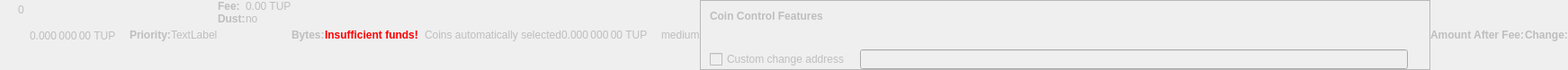
    <widget class="QWidget" name="dummyHideWidget" native="true">
     <property name="enabled">
      <bool>false</bool>
     </property>
     <property name="maximumSize">
      <size>
       <width>100</width>
       <height>22</height>
      </size>
     </property>
     <layout class="QHBoxLayout" name="dummyHideLayout">
      <property name="spacing">
       <number>0</number>
      </property>
      <property name="margin">
       <number>0</number>
      </property>
      <item>
       <layout class="QFormLayout" name="formLayoutCoinControl1">
        <property name="horizontalSpacing">
         <number>10</number>
        </property>
        <property name="verticalSpacing">
         <number>14</number>
        </property>
        <property name="leftMargin">
         <number>10</number>
        </property>
        <property name="topMargin">
         <number>4</number>
        </property>
        <property name="rightMargin">
         <number>6</number>
        </property>
        <item row="0" column="1">
         <widget class="QLabel" name="labelCoinControlBytes">
          <property name="cursor">
           <cursorShape>IBeamCursor</cursorShape>
          </property>
          <property name="contextMenuPolicy">
           <enum>Qt::ActionsContextMenu</enum>
          </property>
          <property name="text">
           <string notr="true">0</string>
          </property>
          <property name="textInteractionFlags">
           <set>Qt::LinksAccessibleByMouse|Qt::TextSelectableByKeyboard|Qt::TextSelectableByMouse</set>
          </property>
         </widget>
        </item>
       </layout>
      </item>
      <item>
       <widget class="QLabel" name="labelCoinControlAfterFee">
        <property name="enabled">
         <bool>false</bool>
        </property>
        <property name="sizePolicy">
         <sizepolicy hsizetype="Fixed" vsizetype="Fixed">
          <horstretch>0</horstretch>
          <verstretch>0</verstretch>
         </sizepolicy>
        </property>
        <property name="minimumSize">
         <size>
          <width>111</width>
          <height>12</height>
         </size>
        </property>
        <property name="maximumSize">
         <size>
          <width>111</width>
          <height>12</height>
         </size>
        </property>
        <property name="cursor">
         <cursorShape>IBeamCursor</cursorShape>
        </property>
        <property name="contextMenuPolicy">
         <enum>Qt::ActionsContextMenu</enum>
        </property>
        <property name="text">
         <string notr="true">0.000 000 00 TUP</string>
        </property>
        <property name="textInteractionFlags">
         <set>Qt::LinksAccessibleByMouse|Qt::TextSelectableByKeyboard|Qt::TextSelectableByMouse</set>
        </property>
       </widget>
      </item>
      <item>
       <widget class="QLabel" name="labelCoinControlPriorityText">
        <property name="enabled">
         <bool>false</bool>
        </property>
        <property name="font">
         <font>
          <weight>75</weight>
          <bold>true</bold>
         </font>
        </property>
        <property name="text">
         <string>Priority:</string>
        </property>
       </widget>
      </item>
      <item>
       <layout class="QHBoxLayout" name="horizontalLayout">
        <item>
         <widget class="QLabel" name="WarningLabel">
          <property name="text">
           <string>TextLabel</string>
          </property>
         </widget>
        </item>
       </layout>
      </item>
      <item>
       <layout class="QFormLayout" name="formLayoutCoinControl3">
        <property name="horizontalSpacing">
         <number>0</number>
        </property>
        <property name="verticalSpacing">
         <number>0</number>
        </property>
        <property name="leftMargin">
         <number>0</number>
        </property>
        <property name="topMargin">
         <number>0</number>
        </property>
        <property name="rightMargin">
         <number>0</number>
        </property>
        <item row="0" column="0">
         <widget class="QLabel" name="labelCoinControlFeeText">
          <property name="enabled">
           <bool>false</bool>
          </property>
          <property name="font">
           <font>
            <weight>75</weight>
            <bold>true</bold>
           </font>
          </property>
          <property name="text">
           <string>Fee:</string>
          </property>
          <property name="margin">
           <number>0</number>
          </property>
         </widget>
        </item>
        <item row="0" column="1">
         <widget class="QLabel" name="labelCoinControlFee">
          <property name="enabled">
           <bool>false</bool>
          </property>
          <property name="cursor">
           <cursorShape>IBeamCursor</cursorShape>
          </property>
          <property name="contextMenuPolicy">
           <enum>Qt::ActionsContextMenu</enum>
          </property>
          <property name="text">
           <string notr="true">0.00 TUP</string>
          </property>
          <property name="textInteractionFlags">
           <set>Qt::LinksAccessibleByMouse|Qt::TextSelectableByKeyboard|Qt::TextSelectableByMouse</set>
          </property>
         </widget>
        </item>
        <item row="1" column="0">
         <widget class="QLabel" name="labelCoinControlLowOutputText">
          <property name="enabled">
           <bool>false</bool>
          </property>
          <property name="font">
           <font>
            <weight>75</weight>
            <bold>true</bold>
           </font>
          </property>
          <property name="text">
           <string>Dust:</string>
          </property>
         </widget>
        </item>
        <item row="1" column="1">
         <widget class="QLabel" name="labelCoinControlLowOutput">
          <property name="enabled">
           <bool>false</bool>
          </property>
          <property name="cursor">
           <cursorShape>IBeamCursor</cursorShape>
          </property>
          <property name="contextMenuPolicy">
           <enum>Qt::ActionsContextMenu</enum>
          </property>
          <property name="text">
           <string>no</string>
          </property>
          <property name="textInteractionFlags">
           <set>Qt::LinksAccessibleByMouse|Qt::TextSelectableByKeyboard|Qt::TextSelectableByMouse</set>
          </property>
         </widget>
        </item>
       </layout>
      </item>
      <item>
       <widget class="QLabel" name="labelCoinControlBytesText">
        <property name="enabled">
         <bool>false</bool>
        </property>
        <property name="font">
         <font>
          <weight>75</weight>
          <bold>true</bold>
         </font>
        </property>
        <property name="text">
         <string>Bytes:</string>
        </property>
       </widget>
      </item>
      <item>
       <layout class="QFormLayout" name="formLayoutCoinControl2">
        <property name="horizontalSpacing">
         <number>0</number>
        </property>
        <property name="verticalSpacing">
         <number>0</number>
        </property>
        <property name="leftMargin">
         <number>0</number>
        </property>
        <property name="topMargin">
         <number>0</number>
        </property>
        <property name="rightMargin">
         <number>0</number>
        </property>
       </layout>
      </item>
      <item>
       <layout class="QHBoxLayout" name="horizontalLayoutCoinControl2">
        <property name="spacing">
         <number>0</number>
        </property>
        <property name="bottomMargin">
         <number>0</number>
        </property>
       </layout>
      </item>
      <item>
       <widget class="QLabel" name="labelCoinControlInsuffFunds">
        <property name="enabled">
         <bool>false</bool>
        </property>
        <property name="minimumSize">
         <size>
          <width>0</width>
          <height>0</height>
         </size>
        </property>
        <property name="font">
         <font>
          <weight>75</weight>
          <bold>true</bold>
         </font>
        </property>
        <property name="styleSheet">
         <string notr="true">color:red;font-weight:bold;</string>
        </property>
        <property name="text">
         <string>Insufficient funds!</string>
        </property>
        <property name="margin">
         <number>5</number>
        </property>
       </widget>
      </item>
      <item>
       <layout class="QFormLayout" name="formLayoutCoinControl4">
        <property name="horizontalSpacing">
         <number>0</number>
        </property>
        <property name="verticalSpacing">
         <number>0</number>
        </property>
        <property name="leftMargin">
         <number>0</number>
        </property>
        <property name="topMargin">
         <number>0</number>
        </property>
        <property name="rightMargin">
         <number>0</number>
        </property>
       </layout>
      </item>
      <item>
       <widget class="QLabel" name="labelCoinControlChangeLabel">
        <property name="enabled">
         <bool>false</bool>
        </property>
        <property name="sizePolicy">
         <sizepolicy hsizetype="Preferred" vsizetype="Expanding">
          <horstretch>0</horstretch>
          <verstretch>0</verstretch>
         </sizepolicy>
        </property>
        <property name="minimumSize">
         <size>
          <width>0</width>
          <height>0</height>
         </size>
        </property>
        <property name="text">
         <string/>
        </property>
        <property name="margin">
         <number>3</number>
        </property>
       </widget>
      </item>
      <item>
       <widget class="QLabel" name="labelCoinControlAutomaticallySelected">
        <property name="enabled">
         <bool>false</bool>
        </property>
        <property name="sizePolicy">
         <sizepolicy hsizetype="Fixed" vsizetype="Fixed">
          <horstretch>0</horstretch>
          <verstretch>0</verstretch>
         </sizepolicy>
        </property>
        <property name="minimumSize">
         <size>
          <width>0</width>
          <height>0</height>
         </size>
        </property>
        <property name="maximumSize">
         <size>
          <width>240</width>
          <height>16777215</height>
         </size>
        </property>
        <property name="text">
         <string>Coins automatically selected</string>
        </property>
        <property name="margin">
         <number>5</number>
        </property>
       </widget>
      </item>
      <item>
       <widget class="QLabel" name="labelCoinControlChange">
        <property name="enabled">
         <bool>false</bool>
        </property>
        <property name="sizePolicy">
         <sizepolicy hsizetype="Fixed" vsizetype="Fixed">
          <horstretch>0</horstretch>
          <verstretch>0</verstretch>
         </sizepolicy>
        </property>
        <property name="minimumSize">
         <size>
          <width>111</width>
          <height>0</height>
         </size>
        </property>
        <property name="maximumSize">
         <size>
          <width>111</width>
          <height>16777215</height>
         </size>
        </property>
        <property name="cursor">
         <cursorShape>IBeamCursor</cursorShape>
        </property>
        <property name="contextMenuPolicy">
         <enum>Qt::ActionsContextMenu</enum>
        </property>
        <property name="text">
         <string notr="true">0.000 000 00 TUP</string>
        </property>
        <property name="textInteractionFlags">
         <set>Qt::LinksAccessibleByMouse|Qt::TextSelectableByKeyboard|Qt::TextSelectableByMouse</set>
        </property>
       </widget>
      </item>
      <item>
       <widget class="QLabel" name="labelCoinControlPriority">
        <property name="enabled">
         <bool>false</bool>
        </property>
        <property name="cursor">
         <cursorShape>IBeamCursor</cursorShape>
        </property>
        <property name="contextMenuPolicy">
         <enum>Qt::ActionsContextMenu</enum>
        </property>
        <property name="text">
         <string>medium</string>
        </property>
        <property name="textInteractionFlags">
         <set>Qt::LinksAccessibleByMouse|Qt::TextSelectableByKeyboard|Qt::TextSelectableByMouse</set>
        </property>
       </widget>
      </item>
      <item>
       <widget class="QFrame" name="frameCoinControl">
        <property name="sizePolicy">
         <sizepolicy hsizetype="Expanding" vsizetype="Expanding">
          <horstretch>0</horstretch>
          <verstretch>0</verstretch>
         </sizepolicy>
        </property>
        <property name="maximumSize">
         <size>
          <width>16777215</width>
          <height>16777215</height>
         </size>
        </property>
        <property name="frameShape">
         <enum>QFrame::StyledPanel</enum>
        </property>
        <property name="frameShadow">
         <enum>QFrame::Sunken</enum>
        </property>
        <layout class="QVBoxLayout" name="verticalLayoutCoinControl2_2">
         <property name="spacing">
          <number>0</number>
         </property>
         <property name="margin">
          <number>0</number>
         </property>
         <item>
          <layout class="QVBoxLayout" name="verticalLayoutCoinControl" stretch="0,0,0,1">
           <property name="spacing">
            <number>0</number>
           </property>
           <property name="leftMargin">
            <number>10</number>
           </property>
           <property name="topMargin">
            <number>10</number>
           </property>
           <item>
            <layout class="QHBoxLayout" name="horizontalLayoutCoinControl1">
             <property name="bottomMargin">
              <number>15</number>
             </property>
             <item>
              <widget class="QLabel" name="labelCoinControlFeatures">
               <property name="enabled">
                <bool>false</bool>
               </property>
               <property name="sizePolicy">
                <sizepolicy hsizetype="Preferred" vsizetype="Maximum">
                 <horstretch>0</horstretch>
                 <verstretch>0</verstretch>
                </sizepolicy>
               </property>
               <property name="font">
                <font>
                 <weight>75</weight>
                 <bold>true</bold>
                </font>
               </property>
               <property name="styleSheet">
                <string notr="true">font-weight:bold;</string>
               </property>
               <property name="text">
                <string>Coin Control Features</string>
               </property>
              </widget>
             </item>
            </layout>
           </item>
           <item>
            <widget class="QWidget" name="widgetCoinControl" native="true">
             <property name="sizePolicy">
              <sizepolicy hsizetype="Preferred" vsizetype="Preferred">
               <horstretch>0</horstretch>
               <verstretch>0</verstretch>
              </sizepolicy>
             </property>
             <property name="minimumSize">
              <size>
               <width>0</width>
               <height>0</height>
              </size>
             </property>
             <property name="styleSheet">
              <string notr="true"/>
             </property>
             <layout class="QHBoxLayout" name="horizontalLayoutCoinControl5_2">
              <property name="margin">
               <number>0</number>
              </property>
              <item>
               <layout class="QHBoxLayout" name="horizontalLayoutCoinControl3">
                <property name="spacing">
                 <number>20</number>
                </property>
                <property name="topMargin">
                 <number>0</number>
                </property>
                <property name="bottomMargin">
                 <number>10</number>
                </property>
               </layout>
              </item>
             </layout>
            </widget>
           </item>
           <item>
            <layout class="QHBoxLayout" name="horizontalLayoutCoinControl4" stretch="0,0,0">
             <property name="spacing">
              <number>12</number>
             </property>
             <property name="sizeConstraint">
              <enum>QLayout::SetDefaultConstraint</enum>
             </property>
             <property name="topMargin">
              <number>5</number>
             </property>
             <property name="rightMargin">
              <number>5</number>
             </property>
             <item>
              <widget class="QCheckBox" name="checkBoxCoinControlChange">
               <property name="enabled">
                <bool>false</bool>
               </property>
               <property name="toolTip">
                <string>If this is activated, but the change address is empty or invalid, change will be sent to a newly generated address.</string>
               </property>
               <property name="text">
                <string>Custom change address</string>
               </property>
              </widget>
             </item>
             <item>
              <widget class="QValidatedLineEdit" name="lineEditCoinControlChange">
               <property name="enabled">
                <bool>false</bool>
               </property>
               <property name="sizePolicy">
                <sizepolicy hsizetype="Expanding" vsizetype="Fixed">
                 <horstretch>0</horstretch>
                 <verstretch>0</verstretch>
                </sizepolicy>
               </property>
              </widget>
             </item>
             <item>
              <widget class="QLabel" name="labelCoinControlChangeLabel_2">
               <property name="sizePolicy">
                <sizepolicy hsizetype="Preferred" vsizetype="Expanding">
                 <horstretch>0</horstretch>
                 <verstretch>0</verstretch>
                </sizepolicy>
               </property>
               <property name="minimumSize">
                <size>
                 <width>0</width>
                 <height>0</height>
                </size>
               </property>
               <property name="text">
                <string/>
               </property>
               <property name="margin">
                <number>3</number>
               </property>
              </widget>
             </item>
            </layout>
           </item>
           <item>
            <spacer name="verticalSpacerCoinControl">
             <property name="orientation">
              <enum>Qt::Vertical</enum>
             </property>
             <property name="sizeHint" stdset="0">
              <size>
               <width>800</width>
               <height>1</height>
              </size>
             </property>
            </spacer>
           </item>
          </layout>
         </item>
        </layout>
       </widget>
      </item>
      <item>
       <widget class="QLabel" name="labelCoinControlAfterFeeText">
        <property name="enabled">
         <bool>false</bool>
        </property>
        <property name="minimumSize">
         <size>
          <width>0</width>
          <height>0</height>
         </size>
        </property>
        <property name="maximumSize">
         <size>
          <width>16777215</width>
          <height>16777215</height>
         </size>
        </property>
        <property name="font">
         <font>
          <weight>75</weight>
          <bold>true</bold>
         </font>
        </property>
        <property name="text">
         <string>Amount After Fee:</string>
        </property>
        <property name="alignment">
         <set>Qt::AlignLeading|Qt::AlignLeft|Qt::AlignVCenter</set>
        </property>
        <property name="margin">
         <number>0</number>
        </property>
       </widget>
      </item>
      <item>
       <widget class="QLabel" name="labelCoinControlChangeText">
        <property name="enabled">
         <bool>false</bool>
        </property>
        <property name="sizePolicy">
         <sizepolicy hsizetype="Preferred" vsizetype="Preferred">
          <horstretch>0</horstretch>
          <verstretch>0</verstretch>
         </sizepolicy>
        </property>
        <property name="minimumSize">
         <size>
          <width>0</width>
          <height>0</height>
         </size>
        </property>
        <property name="maximumSize">
         <size>
          <width>16777215</width>
          <height>16777215</height>
         </size>
        </property>
        <property name="font">
         <font>
          <weight>75</weight>
          <bold>true</bold>
         </font>
        </property>
        <property name="text">
         <string>Change:</string>
        </property>
        <property name="alignment">
         <set>Qt::AlignLeading|Qt::AlignLeft|Qt::AlignVCenter</set>
        </property>
       </widget>
      </item>
     </layout>
    </widget>
